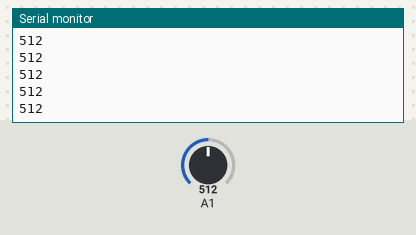
Bench run of a sketch on a simulated Arduino Uno, built with avr-gcc and run on an emulated ATmega328P. Shown: the last lines printed to the serial monitor. Inputs (shaded band) come from the test bench; at power-on: A1 = 512.

Above: at 1.2 s.
1.3 s: A1 set to 716
At 1.31 s:
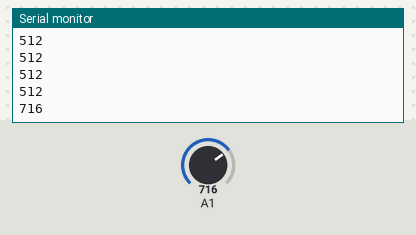
2.8 s: A1 set to 900
At 2.81 s:
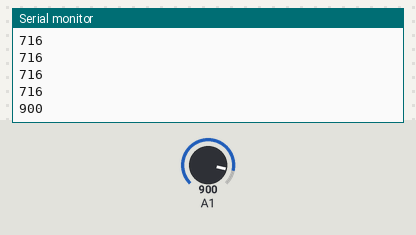
Timing chart, 0 to 5.8 s (numbered marks = the images above; inputs shaded):
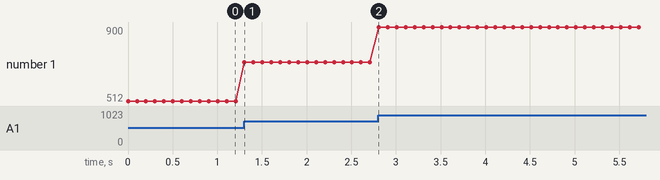

The sketch:

potentiometer.ino
```cpp
void setup() {
  Serial.begin(9600);
}

void loop() {
  int val = analogRead(A1);
  Serial.println(val);
  delay(100);
}
```

Measured:
- after the input at 1.3 s, the serial monitor: prints a new line at once (image 1)
- after the input at 2.8 s, the serial monitor: prints a new line at once (image 2)
- plotted number 1: 512 → 716 after the input at 1.3 s, 716 → 900 after the input at 2.8 s
